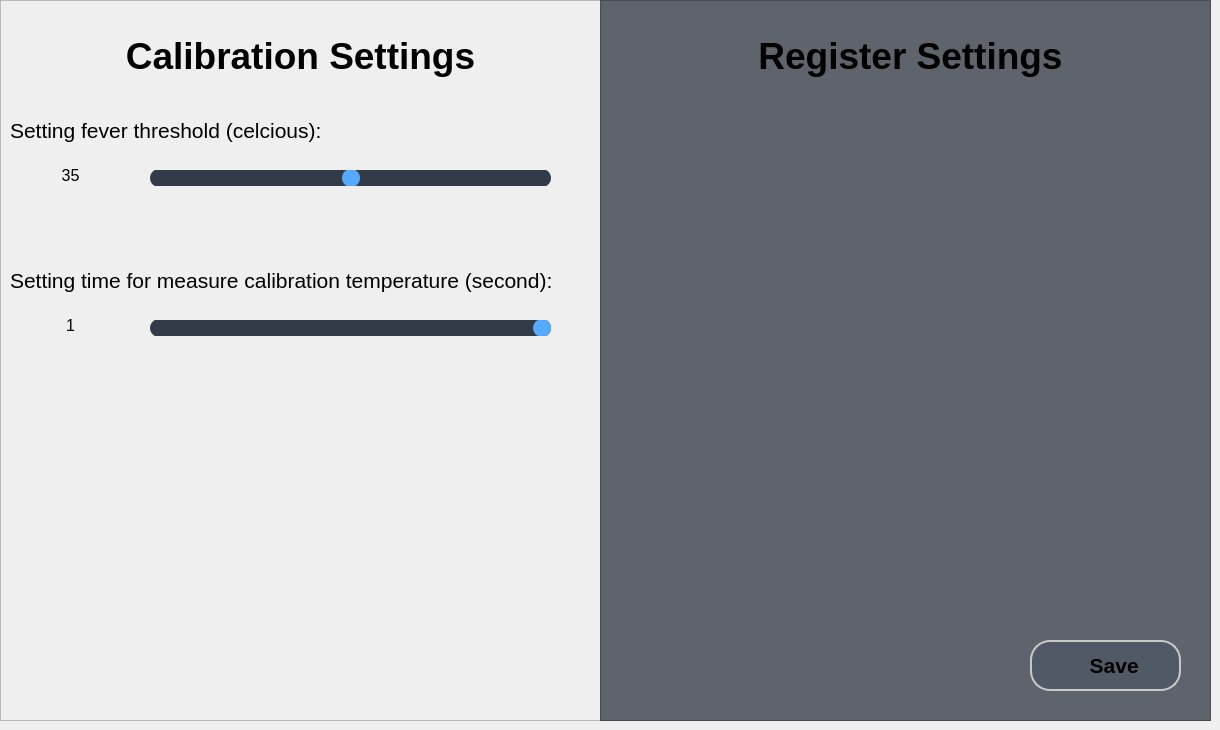
      <widget class="QWidget" name="setting">
       <property name="styleSheet">
        <string notr="true">QSlider::groove:horizontal {
    border-radius: 9px;
    height: 18px;
	margin: 0px;
	background-color: rgb(52, 59, 72);
}
QSlider::groove:horizontal:hover {
	background-color: rgb(55, 62, 76);
}
QSlider::handle:horizontal {
    background-color: rgb(85, 170, 255);
    border: none;
    height: 18px;
    width: 18px;
    margin: 0px;
	border-radius: 9px;
}
QSlider::handle:horizontal:hover {
    background-color: rgb(105, 180, 255);
}
QSlider::handle:horizontal:pressed {
    background-color: rgb(65, 130, 195);
}

QSlider::groove:vertical {
    border-radius: 9px;
    width: 18px;
    margin: 0px;
	background-color: rgb(52, 59, 72);
}
QSlider::groove:vertical:hover {
	background-color: rgb(55, 62, 76);
}
QSlider::handle:vertical {
    background-color: rgb(85, 170, 255);
	border: none;
    height: 18px;
    width: 18px;
    margin: 0px;
	border-radius: 9px;
}
QSlider::handle:vertical:hover {
    background-color: rgb(105, 180, 255);
}
QSlider::handle:vertical:pressed {
    background-color: rgb(65, 130, 195);
}</string>
       </property>
       <widget class="QFrame" name="frame_2">
        <property name="geometry">
         <rect>
          <x>0</x>
          <y>0</y>
          <width>601</width>
          <height>721</height>
         </rect>
        </property>
        <property name="frameShape">
         <enum>QFrame::StyledPanel</enum>
        </property>
        <property name="frameShadow">
         <enum>QFrame::Raised</enum>
        </property>
        <widget class="QLabel" name="label_10">
         <property name="geometry">
          <rect>
           <x>80</x>
           <y>30</y>
           <width>441</width>
           <height>51</height>
          </rect>
         </property>
         <property name="font">
          <font>
           <pointsize>28</pointsize>
           <weight>75</weight>
           <bold>true</bold>
          </font>
         </property>
         <property name="text">
          <string>Calibration Settings</string>
         </property>
         <property name="alignment">
          <set>Qt::AlignCenter</set>
         </property>
        </widget>
        <widget class="QLabel" name="label_8">
         <property name="geometry">
          <rect>
           <x>10</x>
           <y>110</y>
           <width>361</width>
           <height>41</height>
          </rect>
         </property>
         <property name="font">
          <font>
           <pointsize>16</pointsize>
          </font>
         </property>
         <property name="text">
          <string>Setting fever threshold (celcious): </string>
         </property>
        </widget>
        <widget class="QSlider" name="temp_slider">
         <property name="geometry">
          <rect>
           <x>150</x>
           <y>170</y>
           <width>401</width>
           <height>16</height>
          </rect>
         </property>
         <property name="minimum">
          <number>3700</number>
         </property>
         <property name="maximum">
          <number>4100</number>
         </property>
         <property name="pageStep">
          <number>1</number>
         </property>
         <property name="value">
          <number>3900</number>
         </property>
         <property name="tracking">
          <bool>true</bool>
         </property>
         <property name="orientation">
          <enum>Qt::Horizontal</enum>
         </property>
         <property name="tickPosition">
          <enum>QSlider::TicksAbove</enum>
         </property>
        </widget>
        <widget class="QLabel" name="temp_label">
         <property name="geometry">
          <rect>
           <x>30</x>
           <y>160</y>
           <width>81</width>
           <height>31</height>
          </rect>
         </property>
         <property name="font">
          <font>
           <pointsize>12</pointsize>
          </font>
         </property>
         <property name="text">
          <string>35</string>
         </property>
         <property name="alignment">
          <set>Qt::AlignCenter</set>
         </property>
        </widget>
        <widget class="QSlider" name="time_calib_slider">
         <property name="geometry">
          <rect>
           <x>150</x>
           <y>320</y>
           <width>401</width>
           <height>16</height>
          </rect>
         </property>
         <property name="minimum">
          <number>2</number>
         </property>
         <property name="maximum">
          <number>5</number>
         </property>
         <property name="pageStep">
          <number>1</number>
         </property>
         <property name="value">
          <number>5</number>
         </property>
         <property name="tracking">
          <bool>true</bool>
         </property>
         <property name="orientation">
          <enum>Qt::Horizontal</enum>
         </property>
         <property name="tickPosition">
          <enum>QSlider::TicksAbove</enum>
         </property>
        </widget>
        <widget class="QLabel" name="time_calib_label">
         <property name="geometry">
          <rect>
           <x>20</x>
           <y>310</y>
           <width>101</width>
           <height>31</height>
          </rect>
         </property>
         <property name="font">
          <font>
           <pointsize>12</pointsize>
          </font>
         </property>
         <property name="text">
          <string>1</string>
         </property>
         <property name="alignment">
          <set>Qt::AlignCenter</set>
         </property>
        </widget>
        <widget class="QLabel" name="label_12">
         <property name="geometry">
          <rect>
           <x>10</x>
           <y>260</y>
           <width>571</width>
           <height>41</height>
          </rect>
         </property>
         <property name="font">
          <font>
           <pointsize>16</pointsize>
          </font>
         </property>
         <property name="text">
          <string>Setting time for measure calibration temperature (second):</string>
         </property>
        </widget>
       </widget>
       <widget class="QFrame" name="frame_3">
        <property name="geometry">
         <rect>
          <x>600</x>
          <y>0</y>
          <width>611</width>
          <height>721</height>
         </rect>
        </property>
        <property name="styleSheet">
         <string notr="true">background-color: rgb(95, 99, 107);</string>
        </property>
        <property name="frameShape">
         <enum>QFrame::StyledPanel</enum>
        </property>
        <property name="frameShadow">
         <enum>QFrame::Raised</enum>
        </property>
        <widget class="QLabel" name="label_11">
         <property name="geometry">
          <rect>
           <x>90</x>
           <y>30</y>
           <width>441</width>
           <height>51</height>
          </rect>
         </property>
         <property name="font">
          <font>
           <pointsize>28</pointsize>
           <weight>75</weight>
           <bold>true</bold>
          </font>
         </property>
         <property name="text">
          <string>Register Settings</string>
         </property>
         <property name="alignment">
          <set>Qt::AlignCenter</set>
         </property>
        </widget>
        <widget class="QPushButton" name="save">
         <property name="geometry">
          <rect>
           <x>430</x>
           <y>640</y>
           <width>151</width>
           <height>51</height>
          </rect>
         </property>
         <property name="minimumSize">
          <size>
           <width>150</width>
           <height>30</height>
          </size>
         </property>
         <property name="font">
          <font>
           <family>Segoe UI</family>
           <pointsize>16</pointsize>
           <weight>75</weight>
           <bold>true</bold>
          </font>
         </property>
         <property name="styleSheet">
          <string notr="true">QPushButton {
	border: 2px solid rgb(200, 200, 200);
	border-radius: 20px;	
	background-color: rgb(82, 89, 102);
}
QPushButton:hover {
	background-color: rgb(77, 85, 90);
	border: 2px solid rgb(61, 70, 86);
}
QPushButton:pressed {	
	background-color: rgb(35, 40, 49);
	border: 2px solid rgb(43, 50, 61);
}</string>
         </property>
         <property name="text">
          <string>   Save</string>
         </property>
         <property name="icon">
          <iconset>
           <normaloff>icons/24x24/cil-save.png</normaloff>icons/24x24/cil-save.png</iconset>
         </property>
         <property name="iconSize">
          <size>
           <width>24</width>
           <height>24</height>
          </size>
         </property>
        </widget>
       </widget>
      </widget>
